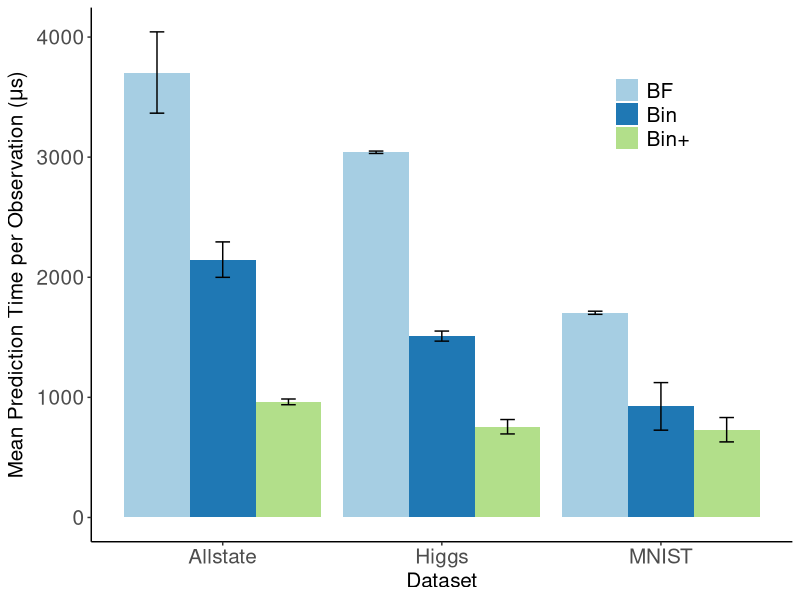

The R source for this figure:
# ---
# title: "Test speed-up and scale-up of R-Rerf against xg and ranger"
# author: "James Browne"
# date: "Oct 10 2017"
# output: html_document
# ---
library(ggplot2)
library(plyr)

data_summary <- function(data, varname, groupnames){
      require(plyr)
  summary_func <- function(x, col){
          c(mean = median(x[[col]], na.rm=TRUE),
                  sd = sd(x[[col]], na.rm=TRUE))
    }
    data_sum<-ddply(data, groupnames, .fun=summary_func,
                                      varname)
    data_sum <- rename(data_sum, c("mean" = varname))
     return(data_sum)
}


mydata <- read.csv(file="figure6.csv", header=FALSE)
mydata$V1 <- as.character(mydata$V1)
#normalize based on number of test observations
z <- mydata$V1 == "mnist "
mydata[z,]$V3 <- mydata[z,]$V3/10000
mydata[z,]$V1 <- "MNIST"
z <- mydata$V1 == "higgs "
mydata[z,]$V3 <- mydata[z,]$V3/25000
mydata[z,]$V1 <- "Higgs"
z <- mydata$V1 == "allstate "
mydata[z,]$V3 <- mydata[z,]$V3/50000
mydata[z,]$V1 <- "Allstate"

mydata <- data_summary(mydata,varname="V3",groupnames=c("V1","V2"))
mydata$V1 <- as.factor(mydata$V1)
mydata$V2 <- as.character(mydata$V2)

#just show 0,2,and7
z <- mydata$V2 == "0" | mydata$V2 == "6" | mydata$V2 == "7"
mydata <- mydata[z,]

#mydata$V3 <- mydata$V3*1000000

mydata$V2 <- revalue(mydata$V2, c("0"="BF", "1"="DF", "2"="DF-","4"="Stat", "6"="Bin", "7"="Bin+"))

leg <- theme(legend.text = element_text(size = 15), legend.title=element_blank(), plot.title = element_text(size = 16,  face="bold"), plot.subtitle = element_text(size = 12),axis.title.x = element_text(size=15), axis.text.x = element_text(size=15), axis.title.y = element_text(size=15), axis.text.y = element_text(size=15))

p <- ggplot(mydata, aes(x=V1, y=V3, fill=V2)) + 
       geom_bar(stat="identity", position=position_dodge()) +
         geom_errorbar(aes(ymin=V3-sd, ymax=V3+sd), width=.2,
                                        position=position_dodge(.9))
  
p <- p + scale_fill_brewer(palette="Paired") + theme_classic() + leg
p <- p + guides(fill=guide_legend(title="Layout Scheme"))
    p <- p + theme(legend.position = c(.8,.8))
#p <- p + labs(title = "Memory Layout Prediction Time")
p <- p + labs(x = "Dataset", y =expression(paste("Mean Prediction Time per Observation (", mu, "s)")))


png(file="figure6.png")
print(p)
dev.off()

